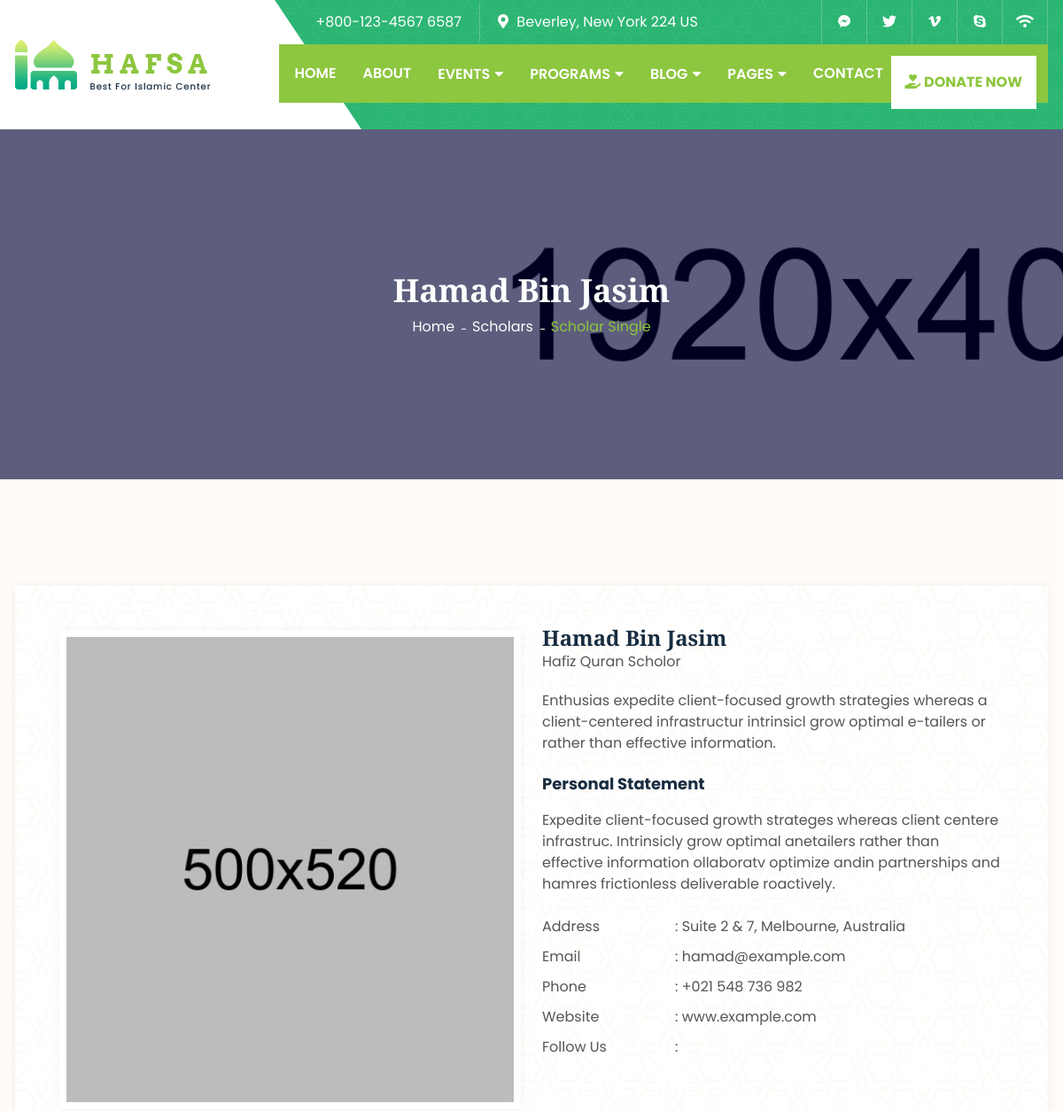
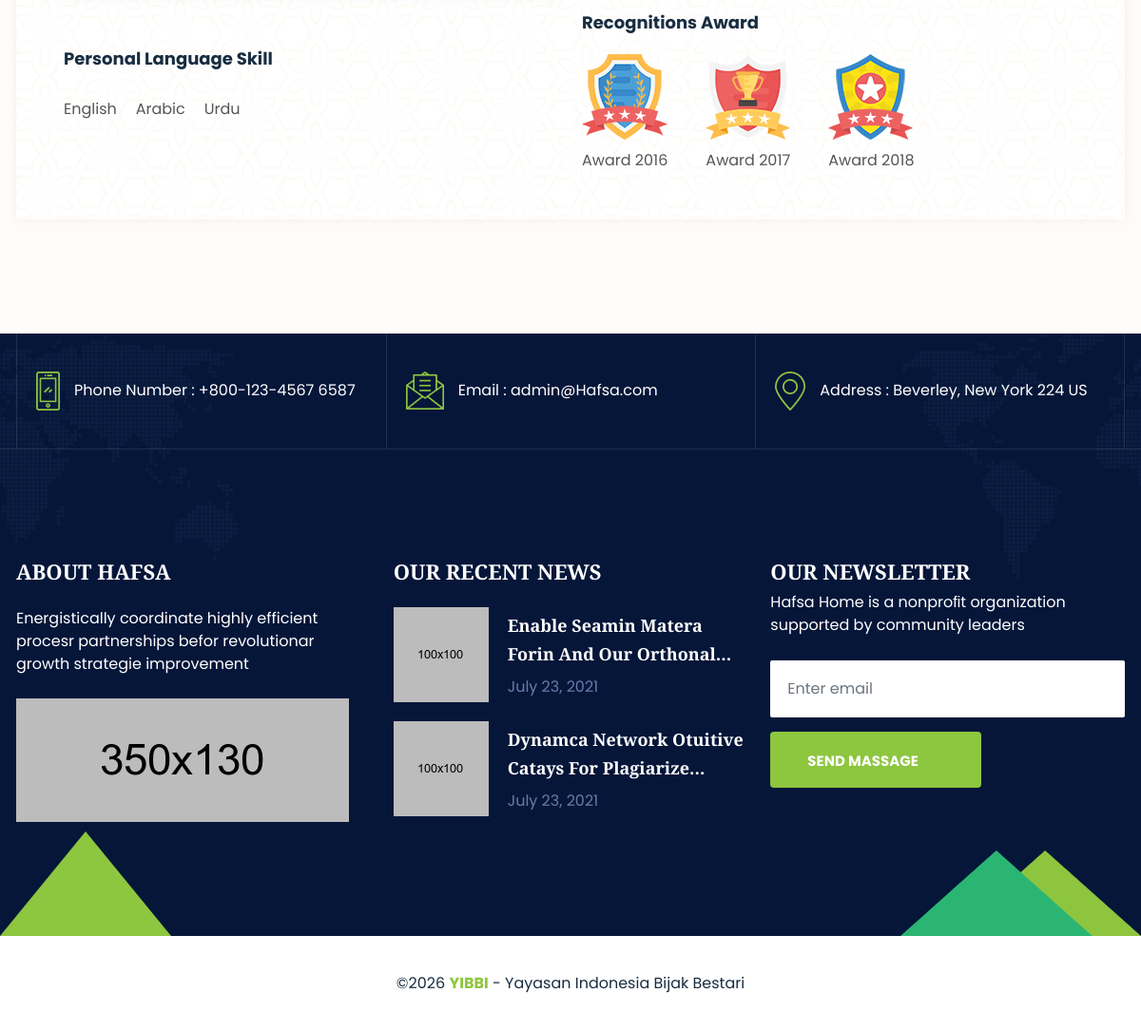
The app's page /scholar-single.php?id=1 with its own data (2 pictures, top to bottom).
### tables this page shows
CREATE TABLE `settings` (
  `id` int(11) NOT NULL AUTO_INCREMENT,
  `site_title` varchar(255) NOT NULL,
  `logo` varchar(255) DEFAULT NULL,
  `favicon` varchar(255) DEFAULT NULL,
  `phone` varchar(50) DEFAULT NULL,
  `email` varchar(100) DEFAULT NULL,
  `address` text DEFAULT NULL,
  `copyright_text` text DEFAULT NULL,
  `footer_about_title` varchar(255) DEFAULT 'About Hafsa',
  `footer_about_text` text DEFAULT NULL,
  `footer_about_image` varchar(255) DEFAULT NULL,
  `whatsapp_donation` varchar(20) DEFAULT '6281234567890',
  `created_at` timestamp NOT NULL DEFAULT current_timestamp(),
  `updated_at` timestamp NOT NULL DEFAULT current_timestamp() ON UPDATE current_timestamp(),
  PRIMARY KEY (`id`)
);

CREATE TABLE `social_media` (
  `id` int(11) NOT NULL AUTO_INCREMENT,
  `platform` varchar(50) NOT NULL,
  `icon_class` varchar(50) NOT NULL,
  `url` varchar(255) NOT NULL,
  `is_active` tinyint(1) NOT NULL DEFAULT 1,
  `order_index` int(11) NOT NULL DEFAULT 0,
  PRIMARY KEY (`id`)
);

CREATE TABLE IF NOT EXISTS `scholars` (
  `id` int(11) NOT NULL AUTO_INCREMENT,
  `name` varchar(255) NOT NULL,
  `title` varchar(255) NOT NULL,
  `image` varchar(255) NOT NULL,
  `detail_image` varchar(255) DEFAULT NULL COMMENT 'Larger image for single page',
  `bio` text DEFAULT NULL COMMENT 'Short intro paragraph',
  `personal_statement` text DEFAULT NULL COMMENT 'Longer personal statement',
  `scholar_address` varchar(255) DEFAULT NULL,
  `scholar_email` varchar(255) DEFAULT NULL,
  `scholar_phone` varchar(50) DEFAULT NULL,
  `website` varchar(255) DEFAULT NULL,
  `language_skills` text DEFAULT NULL COMMENT 'JSON: [{"name":"English","percent":80},...]',
  `awards` text DEFAULT NULL COMMENT 'JSON: [{"image":"path","year":"2016"},...]',
  `social_twitter` varchar(255) DEFAULT '#',
  `social_behance` varchar(255) DEFAULT '#',
  `social_instagram` varchar(255) DEFAULT '#',
  `social_vimeo` varchar(255) DEFAULT '#',
  `social_linkedin` varchar(255) DEFAULT '#',
  `display_order` int(11) DEFAULT 0,
  `is_active` tinyint(1) DEFAULT 1,
  PRIMARY KEY (`id`)
);

### scholar-single.php (the view, shortened to what the rows shown need)
<?php
require_once 'config/database.php';
require_once 'includes/header.php';
$scholar_id = isset($_GET['id']) ? (int)$_GET['id'] : 0;
$scholar = null;
if ($scholar_id > 0) {
    try {
        $stmt = $pdo->prepare("SELECT * FROM scholars WHERE id = ? AND is_active = 1");
        $stmt->execute([$scholar_id]);
        $scholar = $stmt->fetch(PDO::FETCH_ASSOC);
    } catch (PDOException $e) {
        error_log("Error fetching scholar: " . $e->getMessage());
    }
}
?>
    <section class="page-header bg_img padding-tb">
        <div class="container">
            <div class="page-header-content-area">
                <h4 class="ph-title"><?php echo htmlspecialchars($scholar['name']); ?></h4>
                <ul class="lab-ul">
                    <li><a href="index.php">Home</a></li>
                    <li><a href="scholar.php">Scholars</a></li>
                    <li><a class="active">Scholar Single</a></li>
                </ul>
            </div>
        </div>
    </section>
    <div class="scholar-single-section padding-tb padding-b">
        <div class="container">
            <div class="section-wrapper bg-white pattern-3">
                <div class="section-inner">
                    <div class="row justify-content-center">
                        <div class="col-lg-6">
                            <div class="scholar-left">
                                <div class="scholar-single-item">
                                    <div class="scholar-single-thumb">
                                        <img src="<?php echo htmlspecialchars($scholar['detail_image'] ?? $scholar['image']); ?>" alt="<?php echo htmlspecialchars($scholar['name']); ?>" />
                                    </div>
                                </div>
                            </div>
                        </div>
                        <div class="col-lg-6">
                            <div class="scholar-right">
                                <div class="scholar-intro">
                                    <h5><?php echo htmlspecialchars($scholar['name']); ?></h5>
                                    <span class="d-inline-block"><?php echo htmlspecialchars($scholar['title']); ?></span>
                                    <p><?php echo htmlspecialchars($scholar['bio'] ?? ''); ?></p>
                                </div>
                                <div class="scholar-info">
                                    <span class="h7 mb-3">Personal Statement</span>
                                    <p class="mb-4"><?php echo htmlspecialchars($scholar['personal_statement'] ?? ''); ?></p>
                                    <div class="scholar-other-info">
                                        <ul class="lab-ul">
                                            <?php if (!empty($scholar['scholar_address'])): ?>
                                            <li><span class="info-title">Address </span><span class="info-details">: <?php echo htmlspecialchars($scholar['scholar_address']); ?></span></li>
                                            <?php endif; ?>
                                            <?php if (!empty($scholar['scholar_email'])): ?>
                                            <li><span class="info-title">Email</span><span class="info-details">: <?php echo htmlspecialchars($scholar['scholar_email']); ?></span></li>
                                            <?php endif; ?>
                                            <?php if (!empty($scholar['scholar_phone'])): ?>
                                            <li><span class="info-title">Phone</span><span class="info-details">: <?php echo htmlspecialchars($scholar['scholar_phone']); ?></span></li>
                                            <?php endif; ?>
                                            <?php if (!empty($scholar['website'])): ?>
                                            <li><span class="info-title">Website</span><span class="info-details">: <?php echo htmlspecialchars($scholar['website']); ?></span></li>
                                            <?php endif; ?>
                                        </ul>
                                    </div>
                                </div>
                            </div>
                        </div>
                    </div>
                </div>
            </div>
        </div>
    </div>
<?php require_once 'includes/footer.php'; ?>

### includes/header.php (shortened to what the rows shown need)
<?php
$stmt = $pdo->query("SELECT * FROM settings LIMIT 1");
$settings = $stmt->fetch();
$stmt = $pdo->query("SELECT * FROM social_media WHERE is_active = 1 ORDER BY order_index");
$socialMedia = $stmt->fetchAll();
?>
<!DOCTYPE html>
<html lang="en">
<head>
    <link rel="stylesheet" href="<?php echo BASE_URL; ?>assets/css/bootstrap.min.css">
    <link rel="stylesheet" href="<?php echo BASE_URL; ?>assets/css/all.min.css">
    <link rel="stylesheet" href="<?php echo BASE_URL; ?>assets/css/icofont.min.css">
    <link rel="stylesheet" href="<?php echo BASE_URL; ?>assets/css/lightcase.css">
    <link rel="stylesheet" href="<?php echo BASE_URL; ?>assets/css/swiper.min.css">
    <link rel="stylesheet" href="<?php echo BASE_URL; ?>assets/css/style.css">
</head>
<body>
    <header class="header-3 pattern-1">
        <div class="container">
            <div class="row align-items-center justify-content-center">
                <div class="col-xl-3 col-12">
                    <div class="mobile-menu-wrapper d-flex flex-wrap align-items-center justify-content-between">
                        <div class="logo">
                            <a href="index.php">
                                <img src="<?php echo htmlspecialchars($settings['logo'] ?? 'assets/images/logo/01.png'); ?>" alt="logo">
                            </a>
                        </div>
                    </div>
                </div>
                <div class="col-xl-9 col-12">
                    <div class="header-top">
                        <div class="header-top-area">
                            <ul class="left lab-ul">
                                <li>
                                    <i class="icofont-ui-call"></i> <span><?php echo htmlspecialchars($settings['phone'] ?? '+800-123-4567 6587'); ?></span>
                                </li>
                                <li>
                                    <i class="fas fa-map-marker-alt"></i> <?php echo htmlspecialchars($settings['address'] ?? 'Beverley, New York 224 US'); ?>
                                </li>
                            </ul>
                            <ul class="social-icons lab-ul d-flex">
                                <?php foreach ($socialMedia as $social): ?>
                                <li>
                                    <a href="<?php echo htmlspecialchars($social['url']); ?>"><i class="<?php echo htmlspecialchars($social['icon_class']); ?>"></i></a>
                                </li>
                                <?php endforeach; ?>
                            </ul>
                        </div>
                    </div>
                </div>
            </div>
        </div>
    </header>

### includes/footer.php (shortened to what the rows shown need)
    <footer class="footer-section" style="background-image: url(<?php echo BASE_URL; ?>assets/images/bg-images/footer-bg.png);">
        <div class="footer-top">
            <div class="container">
                <div class="row g-3 justify-content-center g-lg-0">
                    <div class="col-lg-4 col-sm-6 col-12">
                        <div class="footer-top-item lab-item">
                            <div class="lab-inner">
                                <div class="lab-content">
                                    <span>Phone Number : <?php echo htmlspecialchars($settings['phone'] ?? '+88019 339 702 520'); ?></span>
                                </div>
                            </div>
                        </div>
                    </div>
                    <div class="col-lg-4 col-sm-6 col-12">
                        <div class="footer-top-item lab-item">
                            <div class="lab-inner">
                                <div class="lab-content">
                                    <span>Email : <?php echo htmlspecialchars($settings['email'] ?? 'admin@YIBBI.com'); ?></span>
                                </div>
                            </div>
                        </div>
                    </div>
                    <div class="col-lg-4 col-sm-6 col-12">
                        <div class="footer-top-item lab-item">
                            <div class="lab-inner">
                                <div class="lab-content">
                                    <span>Address : <?php echo htmlspecialchars($settings['address'] ?? '30 North West New York 240'); ?></span>
                                </div>
                            </div>
                        </div>
                    </div>
                </div>
            </div>
        </div>
        <div class="footer-middle padding-tb tri-shape-3">
            <div class="container">
                <div class="row">
                    <div class="col-lg-4 col-md-6 col-12">
                        <div class="footer-middle-item-wrapper">
                            <div class="footer-middle-item mb-5 mb-lg-0">
                                <div class="fm-item-title">
                                    <h5><?php echo htmlspecialchars($settings['footer_about_title'] ?? 'About YIBBI'); ?></h5>
                                </div>
                                <div class="fm-item-content">
                                    <p class="mb-4"><?php echo htmlspecialchars($settings['footer_about_text'] ?? 'Energistically coordinate highly efficient procesr partnerships befor revolutionar growth strategie improvement'); ?></p>
                                    <img src="<?php echo BASE_URL; ?><?php echo htmlspecialchars($settings['footer_about_image'] ?? 'assets/images/footer/footer-middle/01.jpg'); ?>" alt="about-image"
                                        class="footer-abt-img">
                                </div>
                            </div>
                        </div>
                    </div>
                    <div class="col-lg-4 col-md-6 col-12">
                        <div class="footer-middle-item-wrapper">
                            <div class="footer-middle-item-3 mb-5 mb-lg-0">
                                <div class="fm-item-content">
                                    <p><?php echo htmlspecialchars($settings['site_title'] ?? 'YIBBI'); ?> is a nonproﬁt organization supported
                                        by community leaders</p>
                                    <form>
                                        <div class="form-group">
                                        </div>
                                        <button type="submit" class="lab-btn">Send Massage </button>
                                    </form>
                                </div>
                            </div>
                        </div>
                    </div>
                </div>
            </div>
        </div>
    </footer>
</body>
</html>

### records on screen
settings: logo (picture), phone "+800-123-4567 6587", address "Beverley, New York 224 US", email "admin@Hafsa.com", footer_about_title "ABOUT HAFSA", footer_about_text "Energistically coordinate highly efficient procesr partnerships befor revolutionar growth strategie improvement", footer_about_image (picture), site_title "Hafsa Home"
scholars: name "Hamad Bin Jasim", detail_image (picture), title "Hafiz Quran Scholor", bio "Enthusias expedite client-focused growth strategies whereas a client-centered infrastructur intrinsicl grow optimal e-tailers or rather than effective information.", personal_statement "Expedite client-focused growth strateges whereas client centere infrastruc. Intrinsicly grow optimal anetailers rather than effective information ollaboratv optimize andin partnerships and hamres frictionless deliverable roactively.", scholar_address "Suite 2 & 7, Melbourne, Australia", scholar_email "hamad@example.com", scholar_phone "+021 548 736 982", website "www.example.com"

### other values on screen
$skill['name'] "English"
$skill['name'] "Arabic"
$skill['name'] "Urdu"
$award['year'] "Award 2016"
$award['year'] "Award 2017"
$award['year'] "Award 2018"
